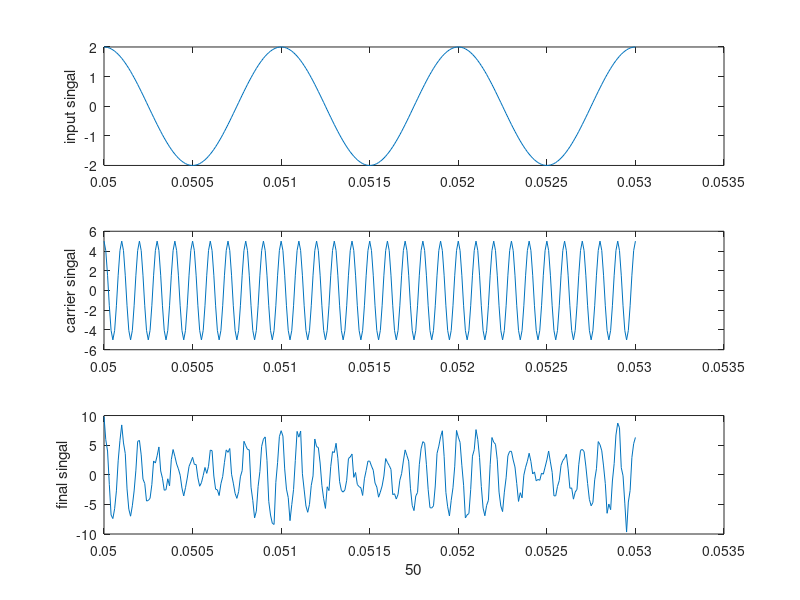

MATLAB code for this plot:
inamp=2;
freqin=1000;
 tfreq=1/freqin;
 for N=0:50
 T=N*tfreq+(0:.00001:3*tfreq);
 input=inamp*cos(2*pi*freqin*T);
 carrier=5*cos(2*pi*10000*T);
output=5*[1+.5*cos(2*pi*freqin*T)].*cos(2*pi*10000*T);
%am=Ac[1+Modindex*cos(2*pi*fin*T)]*cos(2*pi*fcarr*T);
noise=randn(size(T));
final=output+noise;
subplot(3,1,1);
plot(T,input);ylabel('input singal');
subplot(3,1,2);
plot(T,carrier);ylabel('carrier singal');
subplot(3,1,3);
plot(T,final);ylabel('final singal');xlabel(N)
drawnow
end